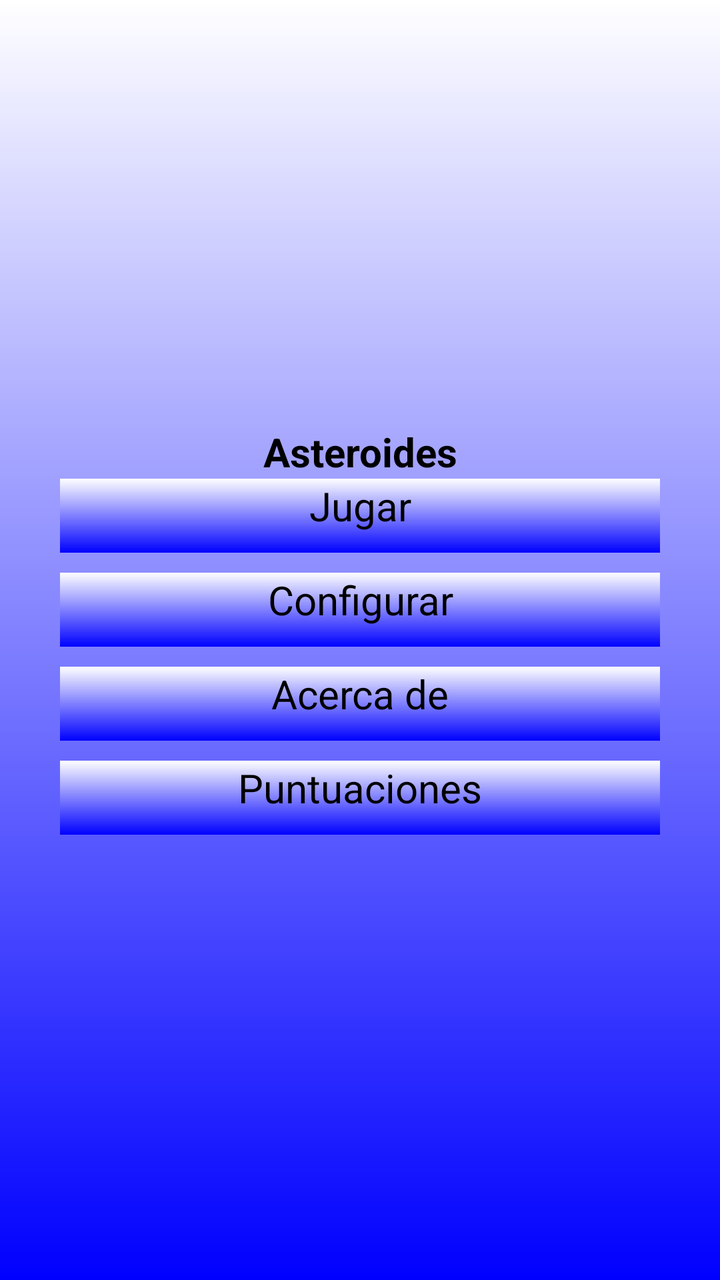
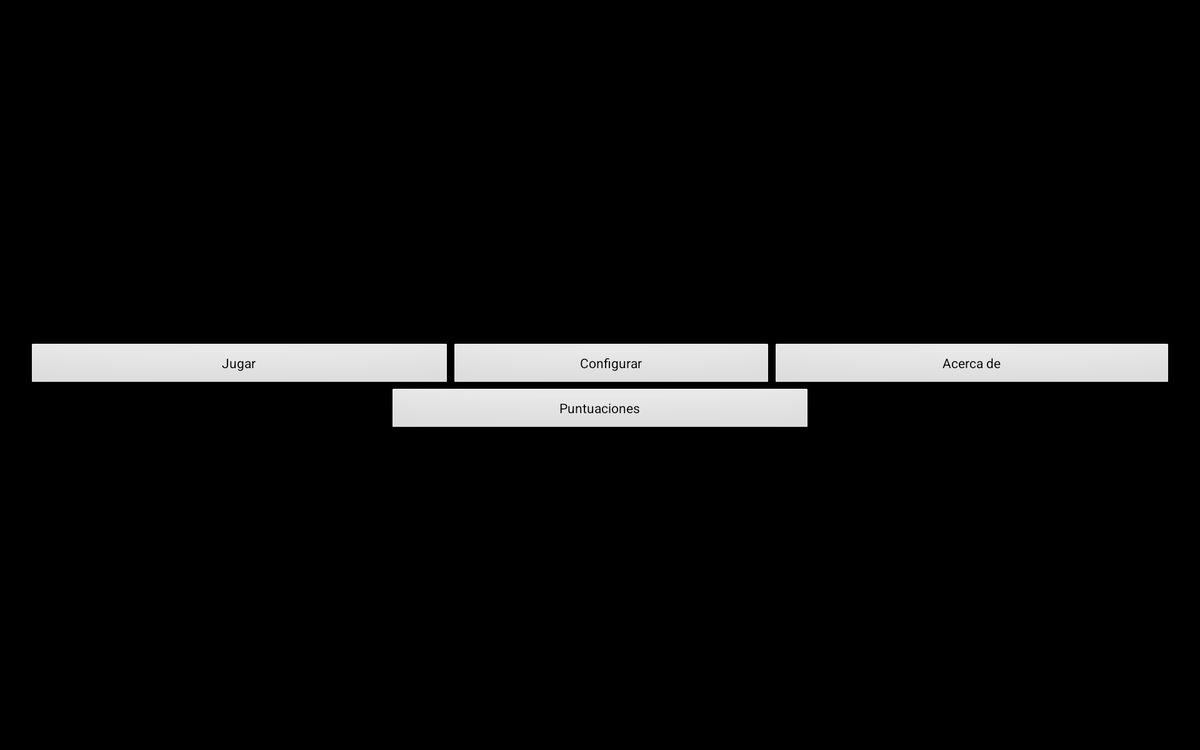

First picture: res/layout/ on a phone held upright. Second picture: the repository's own variant of that layout, on a device whose configuration matches the variant's folder. Source for both follows.
<!-- AndroidManifest.xml: activity theme TemaAsteroides -->
<!-- res/layout/main.xml -->
<LinearLayout xmlns:android="http://schemas.android.com/apk/res/android"
    android:layout_width="fill_parent"
    android:layout_height="fill_parent"
    android:background="@drawable/degradado"
    android:gravity="center"
    android:orientation="vertical"
    android:padding="30dip" >

    <TextView
        android:id="@+id/tvCab"
        style="@style/TextoAsteroides"
        android:text="@string/cabecera" />

    <Button
        android:id="@+id/btJug"
        style="@style/TextoAsteroides.Botones"
        android:onClick="lanzarJuego"
        android:text="@string/jugar"/>

    <Button
        android:id="@+id/btCon"
        style="@style/TextoAsteroides.Botones"
        android:onClick="configuracion"
        android:text="@string/configurar" />

    <Button
        android:id="@+id/btAce"
        style="@style/TextoAsteroides.Botones"
        android:onClick="lanzarAcercaDe"
        android:text="@string/acerca" />

    <Button
        android:id="@+id/btSal"
        style="@style/TextoAsteroides.Botones"
        android:onClick="lanzarPuntuaciones"
        android:text="@string/puntuaciones" />

</LinearLayout>
<!-- resources referenced by this layout -->
<resources>
  <!-- drawable degradado (drawable) -->
  <?xml version="1.0" encoding="utf-8"?>
  <shape xmlns:android="http://schemas.android.com/apk/res/android" >
      <gradient 
          android:startColor="#FFFFFF"
          android:endColor="#0000FF"
          android:angle="270"/>
  
  </shape>
  <string name="acerca">Acerca de</string>
  <string name="cabecera">Asteroides</string>
  <string name="configurar">Configurar</string>
  <string name="jugar">Jugar</string>
  <string name="puntuaciones">Puntuaciones</string>
  <style name="TextoAsteroides">
          <item name="android:layout_width">fill_parent</item>
          <item name="android:layout_height">wrap_content</item>
          <item name="android:textColor">@color/Black</item>
          <item name="android:textStyle">bold</item>
          <item name="android:gravity">center</item>
          <item name="android:textSize">20sp</item>
      </style>
  <style name="TextoAsteroides.Botones">
                  <item name="android:textStyle">normal</item>
                  <item name="android:layout_marginBottom">10dip</item>
                  <item name="android:paddingBottom">10dip</item>
                  <item name="android:background">@drawable/degradado</item>
      </style>
  <style name="TemaAsteroides" parent="@android:style/Theme.NoTitleBar" />
  <color name="Black">#000000</color>
</resources>
<!-- res/layout-xlarge/main.xml (the repository's variant of the layout above) -->
<!-- drawn on a large tablet held sideways -->
<LinearLayout xmlns:android="http://schemas.android.com/apk/res/android"
    android:layout_width="fill_parent"
    android:layout_height="fill_parent"
    android:background="@drawable/fondo"
    android:gravity="center"
    android:orientation="vertical"
    android:padding="30dip" >

   <TextView
        android:id="@+id/tvCab"
       	style="@style/TextoAsteroides"
        android:text="@string/cabecera" />

    <TableLayout
        android:layout_width="fill_parent"
        android:layout_height="wrap_content"
        android:gravity="center"
        android:stretchColumns="*">

        <TableRow>

            <Button
                android:id="@+id/btJug"
                android:layout_width="fill_parent"
                android:layout_height="wrap_content"
                android:text="@string/jugar" />

            <Button
                android:id="@+id/btCon"
                android:layout_width="0dp"
                android:layout_height="wrap_content"
                android:text="@string/configurar" />
            
              <Button
                android:id="@+id/btAce"
                android:layout_width="fill_parent"
                android:layout_height="wrap_content"
                android:text="@string/acerca" />
        </TableRow>

        <TableRow
            android:gravity="center">

          

            <Button
                android:id="@+id/btSal"
                android:layout_width="fill_parent"
                android:layout_height="wrap_content"
                android:text="@string/puntuaciones" />
        </TableRow>
    </TableLayout>

</LinearLayout>
<!-- resources referenced by the variant -->
<!-- as a large tablet held sideways resolves them -->
<resources>
  <string name="acerca">Acerca de</string>
  <string name="cabecera">Asteroides</string>
  <string name="configurar">Configurar</string>
  <string name="jugar">Jugar</string>
  <string name="puntuaciones">Puntuaciones</string>
  <style name="TextoAsteroides">
          <item name="android:layout_width">fill_parent</item>
          <item name="android:layout_height">wrap_content</item>
          <item name="android:textColor">@color/Black</item>
          <item name="android:textStyle">bold</item>
          <item name="android:gravity">center</item>
          <item name="android:textSize">20sp</item>
      </style>
  <style name="TemaAsteroides" parent="@android:style/Theme.NoTitleBar" />
  <color name="Black">#000000</color>
</resources>
